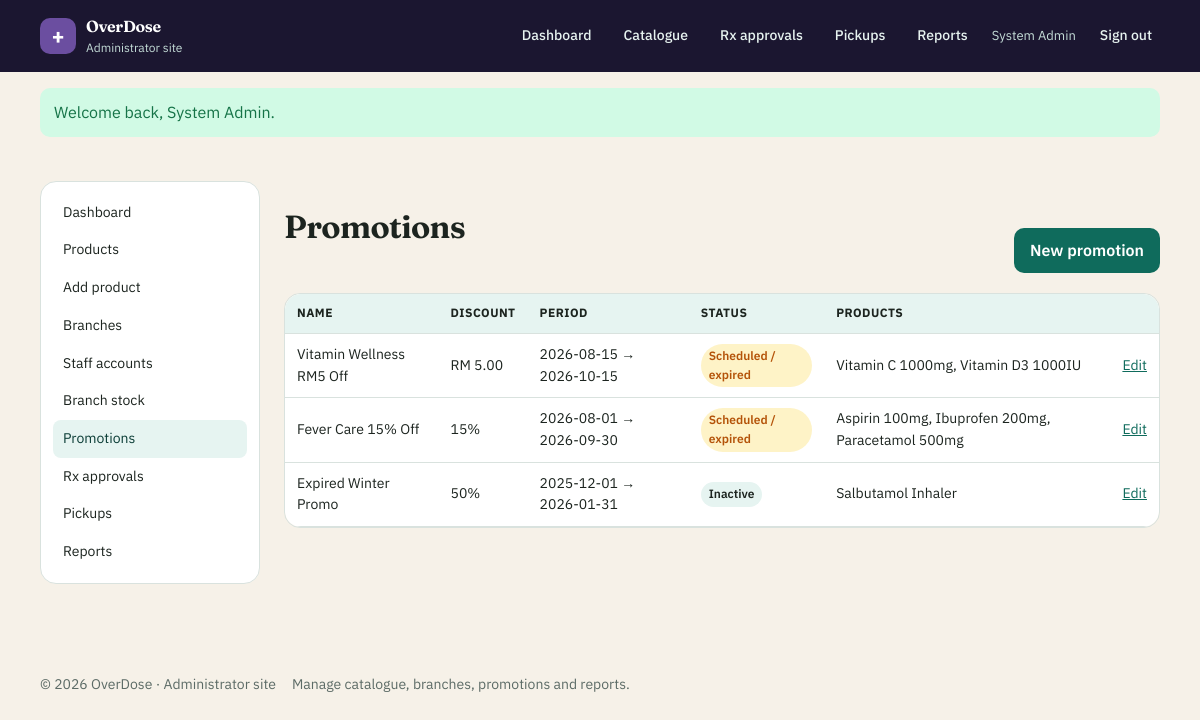
The app's page /admin/promotions.php (signed in) with its own data.
### tables this page shows
CREATE TABLE promotions (
  id INT UNSIGNED NOT NULL AUTO_INCREMENT,
  name VARCHAR(160) NOT NULL,
  description TEXT NOT NULL,
  discount_type ENUM('percent', 'fixed') NOT NULL,
  discount_value DECIMAL(10,2) NOT NULL,
  start_date DATE NOT NULL,
  end_date DATE NOT NULL,
  is_active TINYINT(1) NOT NULL DEFAULT 1,
  PRIMARY KEY (id),
  KEY idx_promotions_dates (start_date, end_date)
);

### includes/helpers.php (called while the page is built, shortened)
<?php
function e(?string $value): string
{
    return htmlspecialchars((string) $value, ENT_QUOTES | ENT_SUBSTITUTE, 'UTF-8');
}
function app_base(): string
{
    static $base = null;
    if ($base !== null) {
        return $base;
    }
    $projectRoot = str_replace('\\', '/', realpath(dirname(__DIR__)) ?: dirname(__DIR__));
    $docRoot = str_replace('\\', '/', realpath($_SERVER['DOCUMENT_ROOT'] ?? '') ?: ($_SERVER['DOCUMENT_ROOT'] ?? ''));
    if ($docRoot !== '' && str_starts_with($projectRoot, rtrim($docRoot, '/'))) {
        $base = substr($projectRoot, strlen(rtrim($docRoot, '/')));
    } else {
        $script = str_replace('\\', '/', dirname($_SERVER['SCRIPT_NAME'] ?? '/'));
        if (str_ends_with($script, '/admin') || str_ends_with($script, '/staff') || str_ends_with($script, '/pages') || str_ends_with($script, '/api')) {
            $script = dirname($script);
        }
        $base = $script === '/' ? '' : $script;
    }
    $base = rtrim($base, '/');
    return $base;
}
function url(string $path = ''): string
{
    $path = ltrim($path, '/');
    $base = app_base();
    return ($base === '' ? '' : $base) . '/' . $path;
}
function money(float|string $amount): string
{
    return 'RM ' . number_format((float) $amount, 2);
}

### includes/portal.php (called while the page is built, shortened)
<?php
function current_portal(): string
{
    $script = str_replace('\\', '/', $_SERVER['SCRIPT_NAME'] ?? '');
    if (str_contains($script, '/admin/')) {
        return 'admin';
    }
    return 'customer';
}
function portal_session_path(?string $portal = null): string
{
    $base = app_base();
    $root = $base === '' ? '/' : $base . '/';
    return match ($portal ?? current_portal()) {
        'admin' => rtrim($root, '/') . '/admin/',
        'staff' => rtrim($root, '/') . '/staff/',
        default => $root,
    };
}

### includes/db.php (called while the page is built, shortened)
<?php
function db_all(mysqli $db, string $sql, string $types = '', array $params = []): array
{
    $stmt = $db->prepare($sql);
    $stmt->execute();
    $result = $stmt->get_result();
    $rows = $result->fetch_all(MYSQLI_ASSOC);
    return $rows;
}

### includes/promotions.php (called while the page is built, shortened)
<?php
function promotion_is_current(array $promo): bool
{
    $today = date('Y-m-d');
    return (int) $promo['is_active'] === 1
        && $promo['start_date'] <= $today
        && $promo['end_date'] >= $today;
}

### admin/promotions.php (the view, shortened to what this page needs)
<?php
$db = db();
$promos = db_all(
    $db,
    'SELECT p.*,
            GROUP_CONCAT(pr.name ORDER BY pr.name SEPARATOR ", ") AS product_names
     FROM promotions p
     LEFT JOIN promotion_products pp ON pp.promotion_id = p.id
     LEFT JOIN products pr ON pr.id = pp.product_id
     GROUP BY p.id
     ORDER BY p.start_date DESC'
);
require dirname(__DIR__) . '/includes/header.php';
?>
<div class="container layout-admin">
  <?php require dirname(__DIR__) . '/includes/admin_nav.php'; ?>
  <div>
    <div class="section-head">
      <h1>Promotions</h1>
      <a class="btn" href="<?= e(url('admin/promotion-form.php')) ?>">New promotion</a>
    </div>
    <div class="table-wrap">
      <table>
        <thead>
          <tr>
            <th>Name</th>
            <th>Discount</th>
            <th>Period</th>
            <th>Status</th>
            <th>Products</th>
            <th></th>
          </tr>
        </thead>
        <tbody>
          <?php foreach ($promos as $promo):
              $current = promotion_is_current($promo);
              ?>
            <tr>
              <td><?= e($promo['name']) ?></td>
              <td>
                <?= $promo['discount_type'] === 'percent'
                    ? e((float) $promo['discount_value'] . '%')
                    : e(money((float) $promo['discount_value'])) ?>
              </td>
              <td><?= e($promo['start_date']) ?> → <?= e($promo['end_date']) ?></td>
              <td>
                <?php if ($current): ?>
                  <span class="badge badge-ok">Active now</span>
                <?php elseif ((int) $promo['is_active'] !== 1): ?>
                  <span class="badge">Inactive</span>
                <?php else: ?>
                  <span class="badge badge-warn">Scheduled / expired</span>
                <?php endif; ?>
              </td>
              <td><?= e($promo['product_names'] ?: '—') ?></td>
              <td><a href="<?= e(url('admin/promotion-form.php?id=' . (int) $promo['id'])) ?>">Edit</a></td>
            </tr>
          <?php endforeach; ?>
        </tbody>
      </table>
    </div>
  </div>
</div>
<?php require dirname(__DIR__) . '/includes/footer.php'; ?>

### public/css/style.css (style rules this page uses)
:root { --teal-900: #0b3d36; --teal-700: #0f6b5c; --teal-500: #1a8f7a; --teal-100: #e6f4f1; --cream: #f6f1e8; --ink: #1c241f; --muted: #5c6b66; --card: #ffffff; --danger: #9b2c2c; --warning: #b45309; --ok: #157347; --line: #d9e2de; --shadow: 0 10px 30px rgba(11, 61, 54, 0.08); --radius: 16px; }
*, *::before, *::after { box-sizing: border-box; }
html { scroll-behavior: smooth; }
body { margin: 0; font-family: "IBM Plex Sans", system-ui, sans-serif; color: var(--ink); background: var(--cream); line-height: 1.55; }
h1, h2, h3, .brand strong { font-family: Fraunces, Georgia, serif; font-weight: 650; letter-spacing: -0.02em; }
a { color: var(--teal-700); }
.container { width: min(1120px, calc(100% - 32px)); margin-inline: auto; }
.section-head { display: flex; justify-content: space-between; align-items: end; gap: 16px; margin-bottom: 20px; }
.badge { display: inline-block; font-size: 12px; font-weight: 600; padding: 3px 8px; border-radius: 999px; background: var(--teal-100); color: var(--ink) }
.badge-warn { background: #fef3c7; color: var(--warning); }
.btn, button.btn, input.btn { display: inline-flex; align-items: center; justify-content: center; background: var(--teal-700); color: #fff; border: 0; padding: 10px 16px; border-radius: 10px; text-decoration: none; font: inherit; font-weight: 600; cursor: pointer; }
table { width: 100%; border-collapse: collapse; background: #fff; border-radius: var(--radius); overflow: hidden; }
th, td { padding: 10px 12px; text-align: left; border-bottom: 1px solid var(--line); font-size: 14px; }
th { background: var(--teal-100); font-size: 12px; text-transform: uppercase; letter-spacing: 0.04em; }
.table-wrap { overflow-x: auto; border: 1px solid var(--line); border-radius: var(--radius); }
.layout-admin { display: grid; grid-template-columns: 220px 1fr; gap: 24px; padding: 28px 0 48px; }

### records on screen
promotions: name "Vitamin Wellness RM5 Off", discount_value "RM 5.00", start_date "2026-08-15", end_date "2026-10-15", is_active "Scheduled / expired", product_names "Vitamin C 1000mg, Vitamin D3 1000IU"
promotions: name "Fever Care 15% Off", discount_value "15%", start_date "2026-08-01", end_date "2026-09-30", is_active "Scheduled / expired", product_names "Aspirin 100mg, Ibuprofen 200mg, Paracetamol 500mg"
promotions: name "Expired Winter Promo", discount_value "50%", start_date "2025-12-01", end_date "2026-01-31", is_active "Inactive", product_names "Salbutamol Inhaler"

### other values on screen
APP_NAME "OverDose"
$brandTag "Administrator site"
$user['name'] "System Admin"
$flash['message'] "Welcome back, System Admin."
